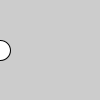
Frame 1 (no input)
Frame 60 (the mouse pressed at the canvas centre just before this capture): identical to frame 1, image omitted
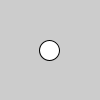
Frame 120 (the mouse held since frame 60 and released just before this capture)

The Processing sketch that drew these frames (run headless with seeded random() and noise(); from frame 60 on, the mouse is pressed at the canvas centre):

// Processing sketch: processing_17366
// ── processing_17366.pde

Integrator x;

void setup() {
  size(100, 100);
  x = new Integrator();
}

void draw() {
  background(204);
  x.update();
  ellipse(x.value, height/2, 20, 20);
}

void mousePressed() {
  x.target(mouseX);
}


// http://benfry.com/writing/map/Integrator.pde

class Integrator {

  final float DAMPING = 0.5f;
  final float ATTRACTION = 0.2f;

  float value;
  float vel;
  float accel;
  float force;
  float mass = 1;

  float damping = DAMPING;
  float attraction = ATTRACTION;
  boolean targeting;
  float target;


  Integrator() { }


  Integrator(float value) {
    this.value = value;
  }


  Integrator(float value, float damping, float attraction) {
    this.value = value;
    this.damping = damping;
    this.attraction = attraction;
  }


  void set(float v) {
    value = v;
  }


  void update() {
    if (targeting) {
      force += attraction * (target - value);      
    }

    accel = force / mass;
    vel = (vel + accel) * damping;
    value += vel;

    force = 0;
  }


  void target(float t) {
    targeting = true;
    target = t;
  }


  void noTarget() {
    targeting = false;
  }
}                               
